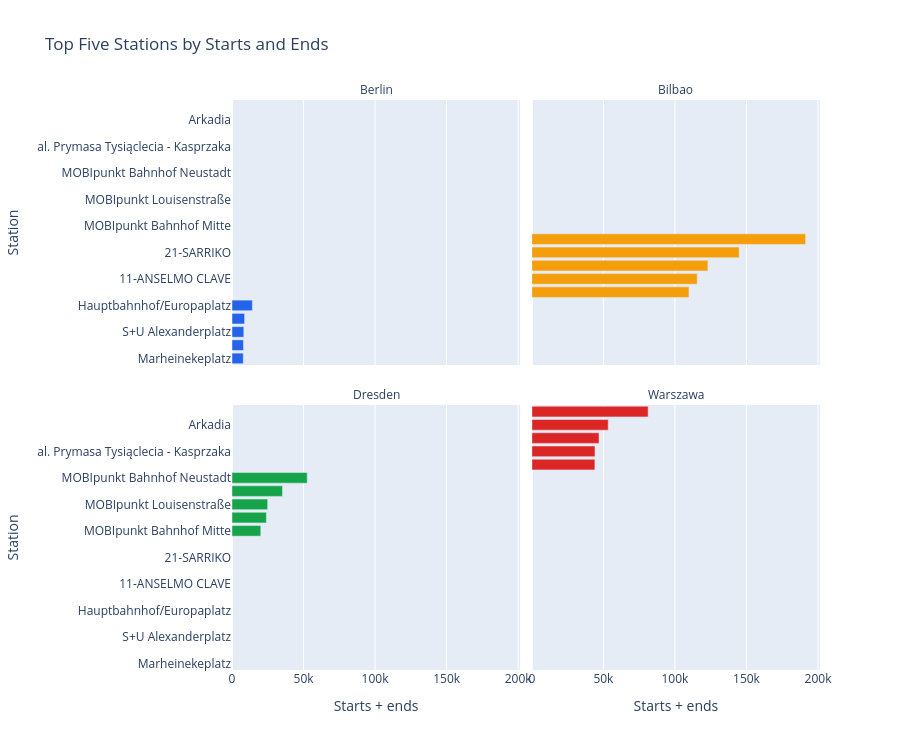

The notebook cell saved with this chart:
### Markdown cell above
## 9. Station and route analysis

### Code cell
station_plot = stations.loc[stations["city_rank"] <= 5].copy()
fig = px.bar(station_plot.sort_values(["city", "total_activity"]), x="total_activity", y="station_name", color="city", facet_col="city", facet_col_wrap=2, orientation="h", color_discrete_map=CITY_COLORS, title="Top Five Stations by Starts and Ends", labels={"total_activity": "Starts + ends", "station_name": "Station"})
fig.update_layout(showlegend=False, height=750)
fig.for_each_annotation(lambda a: a.update(text=a.text.split("=")[-1]))
fig.show()
display(routes.loc[routes["city_rank"] <= 3, ["city", "city_rank", "start_station_name", "end_station_name", "trips"]]
        .style.format({"trips": "{:,.0f}"}))

### Figure 1 — Plotly figure (JSON) as saved in the notebook; plotly's stock layout.template omitted (floating-point values rounded to 4 significant figures)
{"data": [{"hovertemplate": "city=Berlin<br>Starts + ends=%{x}<br>Station=%{y}<extra></extra>", "legendgroup": "Berlin", "marker": {"color": "#2563EB", "pattern": {"shape": ""}}, "name": "Berlin", "orientation": "h", "showlegend": true, "textposition": "auto", "type": "bar", "x": [7880.0, 8010.0, 8247.0, 8811.0, 14240.0], "xaxis": "x3", "y": ["Marheinekeplatz", "Mehringdamm", "S+U Alexanderplatz", "Station 7560421", "Hauptbahnhof/Europaplatz"], "yaxis": "y3"}, {"hovertemplate": "city=Bilbao<br>Starts + ends=%{x}<br>Station=%{y}<extra></extra>", "legendgroup": "Bilbao", "marker": {"color": "#F59E0B", "pattern": {"shape": ""}}, "name": "Bilbao", "orientation": "h", "showlegend": true, "textposition": "auto", "type": "bar", "x": [109800.0, 115600.0, 123000.0, 144900.0, 191300.0], "xaxis": "x4", "y": ["07-AREILTZA", "11-ANSELMO CLAVE", "12-INDAUTXU", "21-SARRIKO", "02-BLAS OTERO"], "yaxis": "y4"}, {"hovertemplate": "city=Dresden<br>Starts + ends=%{x}<br>Station=%{y}<extra></extra>", "legendgroup": "Dresden", "marker": {"color": "#16A34A", "pattern": {"shape": ""}}, "name": "Dresden", "orientation": "h", "showlegend": true, "textposition": "auto", "type": "bar", "x": [20120.0, 24040.0, 24930.0, 35300.0, 52580.0], "xaxis": "x", "y": ["MOBIpunkt Bahnhof Mitte", "SLUB Zentralbibliothek", "MOBIpunkt Louisenstraße", "Hauptbahnhof Nord", "MOBIpunkt Bahnhof Neustadt"], "yaxis": "y"}, {"hovertemplate": "city=Warszawa<br>Starts + ends=%{x}<br>Station=%{y}<extra></extra>", "legendgroup": "Warszawa", "marker": {"color": "#DC2626", "pattern": {"shape": ""}}, "name": "Warszawa", "orientation": "h", "showlegend": true, "textposition": "auto", "type": "bar", "x": [44040.0, 44130.0, 46930.0, 53370.0, 81260.0], "xaxis": "x2", "y": ["Metro Rondo Daszyńskiego", "al. Prymasa Tysiąclecia - Kasprzaka", "al. Niepodległości - Batorego", "Arkadia", "Metro Centrum Nauki Kopernik"], "yaxis": "y2"}], "layout": {"annotations": [{"font": {}, "showarrow": false, "text": "Dresden", "x": 0.245, "xanchor": "center", "xref": "paper", "y": 0.465, "yanchor": "bottom", "yref": "paper"}, {"font": {}, "showarrow": false, "text": "Warszawa", "x": 0.755, "xanchor": "center", "xref": "paper", "y": 0.465, "yanchor": "bottom", "yref": "paper"}, {"font": {}, "showarrow": false, "text": "Berlin", "x": 0.245, "xanchor": "center", "xref": "paper", "y": 1.0, "yanchor": "bottom", "yref": "paper"}, {"font": {}, "showarrow": false, "text": "Bilbao", "x": 0.755, "xanchor": "center", "xref": "paper", "y": 1.0, "yanchor": "bottom", "yref": "paper"}], "barmode": "relative", "height": 750, "legend": {"title": {"text": "city"}, "tracegroupgap": 0}, "showlegend": false, "title": {"text": "Top Five Stations by Starts and Ends"}, "xaxis": {"anchor": "y", "domain": [0.0, 0.49], "title": {"text": "Starts + ends"}}, "xaxis2": {"anchor": "y2", "domain": [0.51, 1.0], "matches": "x", "title": {"text": "Starts + ends"}}, "xaxis3": {"anchor": "y3", "domain": [0.0, 0.49], "matches": "x", "showticklabels": false}, "xaxis4": {"anchor": "y4", "domain": [0.51, 1.0], "matches": "x", "showticklabels": false}, "yaxis": {"anchor": "x", "domain": [0.0, 0.465], "title": {"text": "Station"}}, "yaxis2": {"anchor": "x2", "domain": [0.0, 0.465], "matches": "y", "showticklabels": false}, "yaxis3": {"anchor": "x3", "domain": [0.535, 1.0], "matches": "y", "title": {"text": "Station"}}, "yaxis4": {"anchor": "x4", "domain": [0.535, 1.0], "matches": "y", "showticklabels": false}}}
